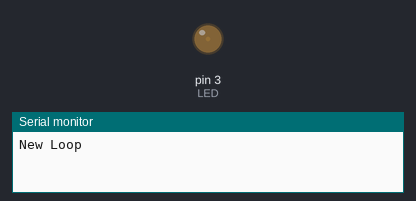
This sketch was run on a simulated Arduino Uno, built with avr-gcc and run on an emulated ATmega328P. Parts: output pins drawn as LEDs (lit = HIGH), the last lines printed to the serial monitor.

Above: at 0.05 s.
At 1.15 s:
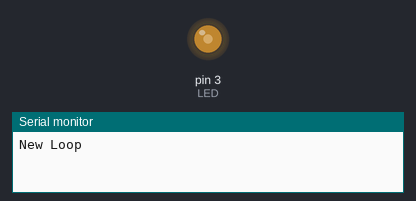
At 2.3 s:
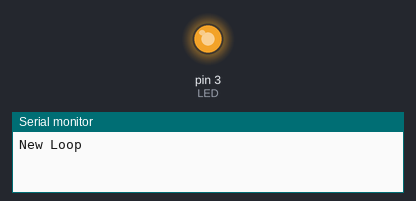
At 4.6 s:
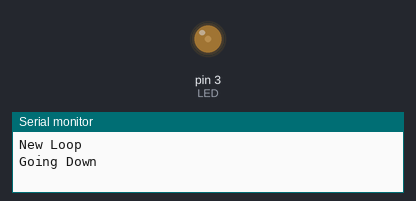
Timing chart, 0 to 6.7 s (numbered marks = the images above):
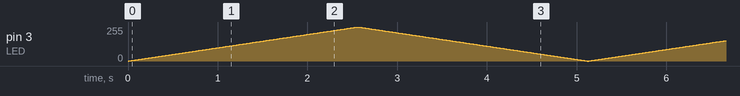

The sketch:

PWM_Test.ino
```cpp
#define LED 3
void setup() {
  // put your setup code here, to run once:
  pinMode(LED, OUTPUT);
  Serial.begin(9600);
}

void loop() {
  // put your main code here, to run repeatedly
  Serial.println("New Loop");
  for (int i = 0; i <= 255; i += 1) {
    analogWrite(LED, i);
    delay(10);
  }

  Serial.println("Going Down");
  for (int i = 255; i >= 0; i -= 1) {
    analogWrite(LED, i);
    delay(10);
  }
}
```
